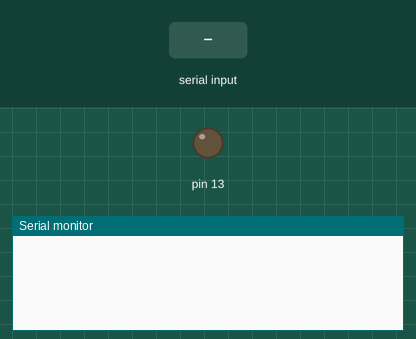
Simulated run of this sketch. Board: Arduino Uno, built with avr-gcc and run on an emulated ATmega328P. On the bench: output pins drawn as LEDs (lit = HIGH), the last lines printed to the serial monitor. The test bench sets the inputs (shaded band). Pins used as bus, display or sensor lines are not drawn.

Above: at 1.2 s.
1.3 s: "e\n" received over Serial
At 2.2 s:
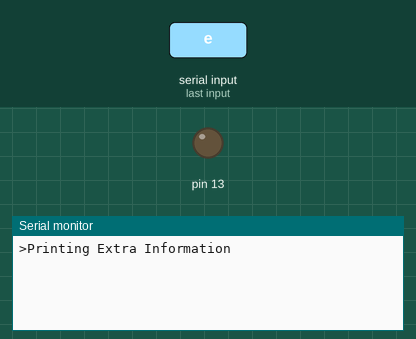
2.8 s: byte 101 ('e') received over Serial
At 3.4 s:
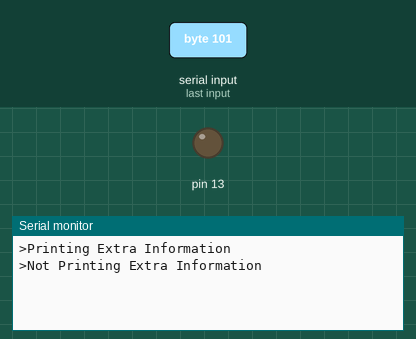
4.3 s: byte 104 ('h') received over Serial
At 5.5 s:
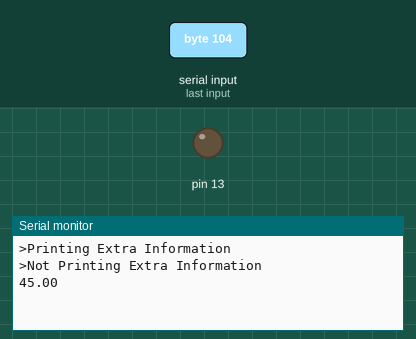
5.8 s: byte 116 ('t') received over Serial
At 6.9 s:
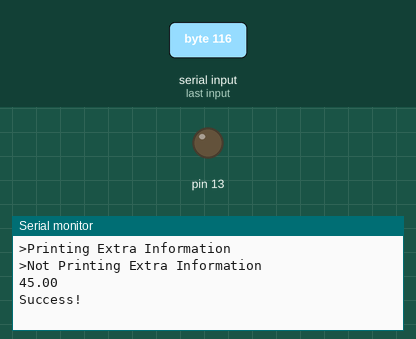
7.3 s: byte 118 ('v') received over Serial
At 8.0 s:
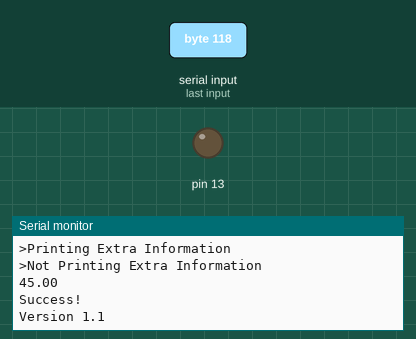

Measured:
- after the input at 1.3 s, the serial monitor: prints a new line at once (image 1)
- after the input at 2.8 s, the serial monitor: prints a new line at once (image 2)
- after the input at 4.3 s, the serial monitor: prints a new line at once (image 3)
- after the input at 5.8 s, the serial monitor: prints a new line at once (image 4)
- after the input at 7.3 s, the serial monitor: prints a new line at once (image 5)

The sketch:

v1.1.ino
```cpp
// (licence header left out)
int triggerPin = 2;
int hPin = A0;
int vPin = A1;
float H = 0;
float V = 0;
bool xtra = 0;

void setup() {
  // put your setup code here, to run once:
  pinMode(13, OUTPUT);
  pinMode(triggerPin, OUTPUT);
  Serial.begin(9600);

}

float angle() {
  float a = degrees(atan(V/H));
  return a;
}

void HGate() {
  digitalWrite(triggerPin, HIGH);
  digitalWrite(triggerPin, LOW);
  H = analogRead(hPin);
  V = analogRead(vPin);
}

int Rand() {
  HGate();
  if(H > V) {
    return 0;
  } if(H < V) {
    return 1;
  } else {
    Rand();
  }
}
void extra(){
  if(xtra){
    Serial.print("\nH: ");
    Serial.print(H);
    Serial.print("\nV: ");
    Serial.print(V);
    Serial.print('\n');
  }
}
void loop() {
  if(Serial.available()){
    char val = Serial.read();
    if(val == 'e') {
      if(xtra == 0){
        Serial.print(">Printing Extra Information\n");
        xtra=1;
      } else{
        Serial.print(">Not Printing Extra Information\n");
        xtra=0;
      }
    }
    if(val == 'h') {
      HGate();
      Serial.print(angle());
      Serial.print('\n');
      extra();
    }
    if(val == 'r') {
      Serial.print(Rand());
      Serial.print('\n');
      extra();
    }
    if(val == 't') {
      Serial.print("Success!\n");
    }
    if(val == 'v'){
      Serial.print("Version 1.1\n");
    }  }
}
```
